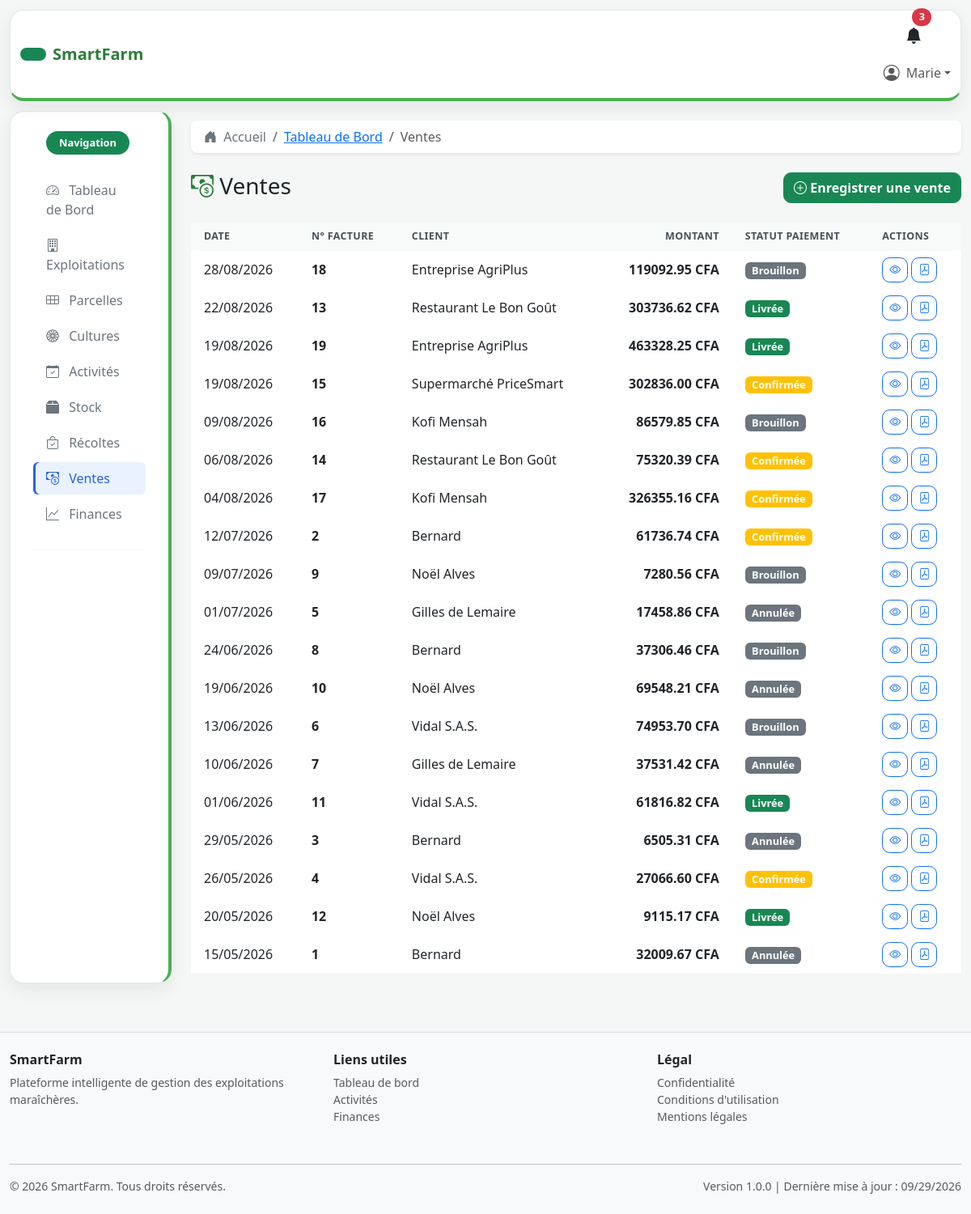
The page /ventes/ (signed in) on the database as committed earlier.
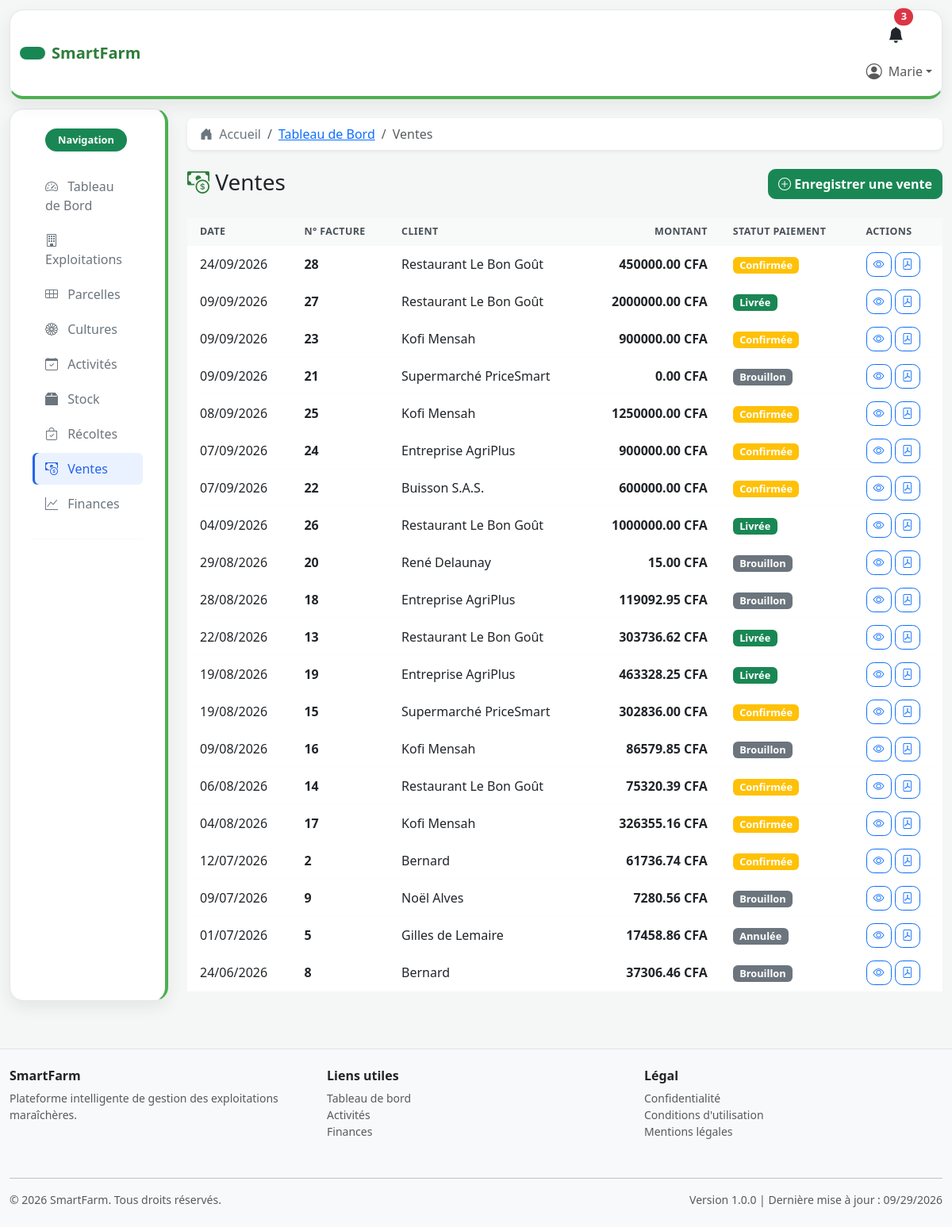
The same page on the database as committed later.
### ventes/models.py (models this page shows, shortened)
class VENTE(models.Model):
    STATUT_CHOICES = [
        ('brouillon', 'Brouillon'),
        ('confirmee', 'Confirmée'),
        ('livree', 'Livrée'),
        ('annulee', 'Annulée'),
    ]
    client = models.ForeignKey(
        Client,
        on_delete=models.SET_NULL,
        null=True,
        blank=True,
        related_name='ventes',
        help_text="Client de la vente"
    )
    description = models.TextField(blank=True, help_text="Description de la vente")
    statut = models.CharField(max_length=20, choices=STATUT_CHOICES, default='brouillon', help_text="Statut de la commande")
    total = models.DecimalField(max_digits=12, decimal_places=2, default=0, help_text="Montant total de la vente")
    date_commande = models.DateField(help_text="Date de la commande")
    date_creation = models.DateTimeField(auto_now_add=True, help_text="Date de création")
    date_modification = models.DateTimeField(auto_now=True, help_text="Date de dernière modification")
    responsable = models.ForeignKey(
        User,
        on_delete=models.SET_NULL,
        null=True,
        blank=True,
        related_name='ventes',
        help_text="Responsable de la vente"
    )
    class Meta:
        ordering = ['-date_commande', '-date_creation']
        verbose_name = 'Vente'
        verbose_name_plural = 'Ventes'

class Client(models.Model):
    TYPE_CLIENT_CHOICES = [
        ('restaurant', 'Restaurant'),
        ('commerce', 'Commerce'),
        ('particulier', 'Particulier'),
        ('entreprise', 'Entreprise'),
    ]
    nom = models.CharField(max_length=200, help_text="Nom du client")
    type_client = models.CharField(
        max_length=50,
        choices=TYPE_CLIENT_CHOICES,
        default='particulier',
        help_text="Type de client"
    )
    email = models.EmailField(blank=True, help_text="Email du client")
    telephone = models.CharField(max_length=20, blank=True, help_text="Téléphone du client")
    adresse = models.TextField(blank=True, help_text="Adresse du client")
    code_postal = models.CharField(max_length=20, blank=True, help_text="Code postal")
    ville = models.CharField(max_length=100, blank=True, help_text="Ville")
    date_creation = models.DateTimeField(auto_now_add=True, help_text="Date de création")
    class Meta:
        ordering = ['nom']
        verbose_name = 'Client'
        verbose_name_plural = 'Clients'
    def __str__(self):
        return self.nom

### ventes/views.py (the view)
# urls.py: path('', views.VenteListView.as_view(), name='liste'),
class VenteListView(LoginRequiredMixin, ListView):
    model = VENTE
    template_name = 'ventes/liste.html'
    context_object_name = 'ventes'
    paginate_by = 20
    def get_queryset(self):
        queryset = VENTE.objects.select_related('client', 'responsable').all()
        recherche = self.request.GET.get('q')
        statut = self.request.GET.get('statut')
        if statut:
            queryset = queryset.filter(statut=statut)
        if recherche:
            queryset = queryset.filter(
                models.Q(client__nom__icontains=recherche)
                | models.Q(description__icontains=recherche)
            )
        return queryset.order_by('-date_commande', '-date_creation', '-pk')

### templates/ventes/liste.html (shortened to what this page needs)
{% extends 'base.html' %}
{% load static %}
{% block breadcrumbs %}
    <li class="breadcrumb-item"><a href="{% url 'dashboard:accueil' %}">Tableau de Bord</a></li>
    <li class="breadcrumb-item active">Ventes</li>
{% endblock %}
{% block content %}
<div class="row mb-4">
    <div class="col-md-8">
        <h1 class="h3 mb-0">
            <i class="bi bi-cash-coin text-success"></i> Ventes
        </h1>
    </div>
    <div class="col-md-4 text-md-end">
        <a href="{% url 'ventes:ajouter' %}" class="btn btn-success">
            <i class="bi bi-plus-circle"></i> Enregistrer une vente
        </a>
    </div>
</div>
<div class="row">
    <div class="col-md-12">
        <div class="card">
            <div class="table-responsive">
                <table class="table table-hover mb-0 ventes-table">
                    <thead class="table-light">
                        <tr>
                            <th>Date</th>
                            <th>N° Facture</th>
                            <th>Client</th>
                            <th class="text-end">Montant</th>
                            <th>Statut Paiement</th>
                            <th>Actions</th>
                        </tr>
                    </thead>
                    <tbody>
                         {% for vente in ventes %}
                        <tr>
                            <td>{{ vente.date_commande|date:'d/m/Y' }}</td>
                            <td><strong>{{ vente.id }}</strong></td>
                            <td>{{ vente.client }}</td>
                            <td class="text-end"><strong>{{ vente.total|floatformat:2 }} CFA</strong></td>
                            <td><span class="badge {% if vente.statut == 'livree' %}bg-success{% elif vente.statut == 'confirmee' %}bg-warning{% else %}bg-secondary{% endif %}">{{ vente.get_statut_display }}</span></td>
                            <td>
                                <a href="{% url 'ventes:detail' vente.pk %}" class="btn btn-sm btn-outline-primary"><i class="bi bi-eye"></i></a>
                                <a href="{% url 'ventes:facture' vente.pk %}" class="btn btn-sm btn-outline-primary"><i class="bi bi-file-pdf"></i></a>
                            </td>
                        </tr>
                         {% empty %}
                         <tr>
                             <td colspan="6" class="text-center text-muted">Aucune vente trouvée.</td>
                         </tr>
                         {% endfor %}
                    </tbody>
                </table>
            </div>
        </div>
    </div>
</div>
{% endblock %}

Rows that differ between the two databases and show on the page:
no longer on this page (row unchanged): VENTE: date_commande "19/06/2026", id "10", client "Noël Alves", total "69548.21", statut "Annulée"
no longer on this page (row unchanged): VENTE: date_commande "13/06/2026", id "6", client "Vidal S.A.S.", total "74953.70", statut "Brouillon"
no longer on this page (row unchanged): VENTE: date_commande "10/06/2026", id "7", client "Gilles de Lemaire", total "37531.42", statut "Annulée"
no longer on this page (row unchanged): VENTE: date_commande "01/06/2026", id "11", client "Vidal S.A.S.", total "61816.82", statut "Livrée"
no longer on this page (row unchanged): VENTE: date_commande "29/05/2026", id "3", client "Bernard", total "6505.31", statut "Annulée"
no longer on this page (row unchanged): VENTE: date_commande "26/05/2026", id "4", client "Vidal S.A.S.", total "27066.60", statut "Confirmée"
no longer on this page (row unchanged): VENTE: date_commande "20/05/2026", id "12", client "Noël Alves", total "9115.17", statut "Livrée"
no longer on this page (row unchanged): VENTE: date_commande "15/05/2026", id "1", client "Bernard", total "32009.67", statut "Annulée"
added VENTE: date_commande "24/09/2026", id "28", client "Restaurant Le Bon Goût", total "450000.00", statut "Confirmée"
added VENTE: date_commande "09/09/2026", id "27", client "Restaurant Le Bon Goût", total "2000000.00", statut "Livrée"
added VENTE: date_commande "09/09/2026", id "23", client "Kofi Mensah", total "900000.00", statut "Confirmée"
added VENTE: date_commande "09/09/2026", id "21", client "Supermarché PriceSmart", total "0.00", statut "Brouillon"
added VENTE: date_commande "08/09/2026", id "25", client "Kofi Mensah", total "1250000.00", statut "Confirmée"
added VENTE: date_commande "07/09/2026", id "24", client "Entreprise AgriPlus", total "900000.00", statut "Confirmée"
added VENTE: date_commande "07/09/2026", id "22", client "Buisson S.A.S.", total "600000.00", statut "Confirmée"
added VENTE: date_commande "04/09/2026", id "26", client "Restaurant Le Bon Goût", total "1000000.00", statut "Livrée"
added VENTE: date_commande "29/08/2026", id "20", client "René Delaunay", total "15.00", statut "Brouillon"
